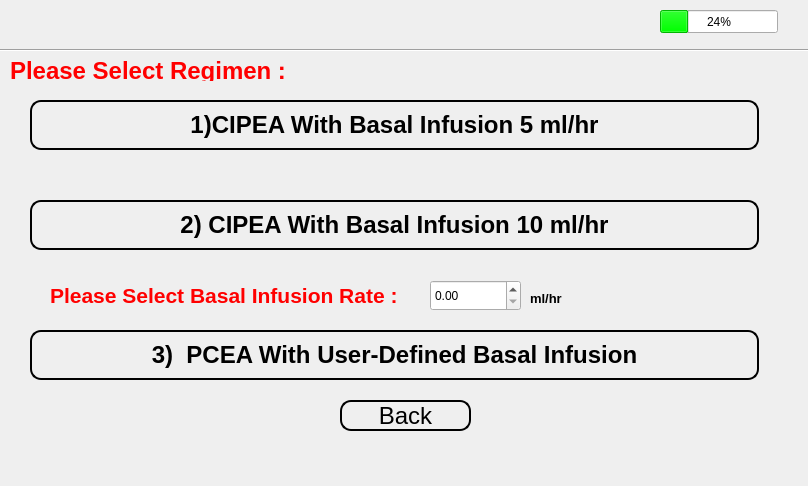
<?xml version="1.0" encoding="UTF-8"?>
<ui version="4.0">
 <class>RegimenOption</class>
 <widget class="QWidget" name="RegimenOption">
  <property name="geometry">
   <rect>
    <x>0</x>
    <y>0</y>
    <width>808</width>
    <height>486</height>
   </rect>
  </property>
  <property name="windowTitle">
   <string>Form</string>
  </property>
  <widget class="QLabel" name="label">
   <property name="geometry">
    <rect>
     <x>10</x>
     <y>60</y>
     <width>321</width>
     <height>21</height>
    </rect>
   </property>
   <property name="palette">
    <palette>
     <active>
      <colorrole role="WindowText">
       <brush brushstyle="SolidPattern">
        <color alpha="255">
         <red>255</red>
         <green>0</green>
         <blue>0</blue>
        </color>
       </brush>
      </colorrole>
      <colorrole role="Text">
       <brush brushstyle="SolidPattern">
        <color alpha="255">
         <red>255</red>
         <green>0</green>
         <blue>0</blue>
        </color>
       </brush>
      </colorrole>
     </active>
     <inactive>
      <colorrole role="WindowText">
       <brush brushstyle="SolidPattern">
        <color alpha="255">
         <red>255</red>
         <green>0</green>
         <blue>0</blue>
        </color>
       </brush>
      </colorrole>
      <colorrole role="Text">
       <brush brushstyle="SolidPattern">
        <color alpha="255">
         <red>255</red>
         <green>0</green>
         <blue>0</blue>
        </color>
       </brush>
      </colorrole>
     </inactive>
     <disabled>
      <colorrole role="WindowText">
       <brush brushstyle="SolidPattern">
        <color alpha="255">
         <red>120</red>
         <green>120</green>
         <blue>120</blue>
        </color>
       </brush>
      </colorrole>
      <colorrole role="Text">
       <brush brushstyle="SolidPattern">
        <color alpha="255">
         <red>120</red>
         <green>120</green>
         <blue>120</blue>
        </color>
       </brush>
      </colorrole>
     </disabled>
    </palette>
   </property>
   <property name="font">
    <font>
     <pointsize>18</pointsize>
     <weight>75</weight>
     <bold>true</bold>
    </font>
   </property>
   <property name="text">
    <string>Please Select Regimen :</string>
   </property>
  </widget>
  <widget class="QPushButton" name="Regimen3">
   <property name="enabled">
    <bool>true</bool>
   </property>
   <property name="geometry">
    <rect>
     <x>30</x>
     <y>330</y>
     <width>729</width>
     <height>50</height>
    </rect>
   </property>
   <property name="font">
    <font>
     <pointsize>18</pointsize>
     <weight>75</weight>
     <bold>true</bold>
    </font>
   </property>
   <property name="styleSheet">
    <string notr="true">color: #000000;
border: 2px solid #000;
border-radius: 11px;
padding: 5px;
background: qradialgradient(cx: 0.3, cy: -0.4,
fx: 0.3, fy: -0.4,
radius: 1.35, stop: 0 #fff, stop: 1 #888);
min-width: 80px;</string>
   </property>
   <property name="text">
    <string>3)  PCEA With User-Defined Basal Infusion</string>
   </property>
  </widget>
  <widget class="QPushButton" name="Regimen1">
   <property name="geometry">
    <rect>
     <x>30</x>
     <y>100</y>
     <width>729</width>
     <height>50</height>
    </rect>
   </property>
   <property name="font">
    <font>
     <pointsize>18</pointsize>
     <weight>75</weight>
     <bold>true</bold>
    </font>
   </property>
   <property name="styleSheet">
    <string notr="true">color: #000000;
border: 2px solid #000;
border-radius: 11px;
padding: 5px;
background: qradialgradient(cx: 0.3, cy: -0.4,
fx: 0.3, fy: -0.4,
radius: 1.35, stop: 0 #fff, stop: 1 #888);
min-width: 80px;</string>
   </property>
   <property name="text">
    <string>1)CIPEA With Basal Infusion 5 ml/hr</string>
   </property>
  </widget>
  <widget class="QPushButton" name="Regimen2">
   <property name="geometry">
    <rect>
     <x>30</x>
     <y>200</y>
     <width>729</width>
     <height>50</height>
    </rect>
   </property>
   <property name="font">
    <font>
     <pointsize>18</pointsize>
     <weight>75</weight>
     <bold>true</bold>
    </font>
   </property>
   <property name="styleSheet">
    <string notr="true">color: #000000;
border: 2px solid #000;
border-radius: 11px;
padding: 5px;
background: qradialgradient(cx: 0.3, cy: -0.4,
fx: 0.3, fy: -0.4,
radius: 1.35, stop: 0 #fff, stop: 1 #888);
min-width: 80px;</string>
   </property>
   <property name="text">
    <string>2) CIPEA With Basal Infusion 10 ml/hr</string>
   </property>
  </widget>
  <widget class="QPushButton" name="Back">
   <property name="geometry">
    <rect>
     <x>340</x>
     <y>400</y>
     <width>131</width>
     <height>31</height>
    </rect>
   </property>
   <property name="font">
    <font>
     <pointsize>18</pointsize>
    </font>
   </property>
   <property name="styleSheet">
    <string notr="true">color: #000000;
border: 2px solid #000;
border-radius: 11px;
padding: 5px;
background: qradialgradient(cx: 0.3, cy: -0.4,
fx: 0.3, fy: -0.4,
radius: 1.35, stop: 0 #fff, stop: 1 #888);
min-width: 80px;</string>
   </property>
   <property name="text">
    <string>Back</string>
   </property>
  </widget>
  <widget class="QLabel" name="label_2">
   <property name="geometry">
    <rect>
     <x>50</x>
     <y>280</y>
     <width>411</width>
     <height>31</height>
    </rect>
   </property>
   <property name="palette">
    <palette>
     <active>
      <colorrole role="WindowText">
       <brush brushstyle="SolidPattern">
        <color alpha="255">
         <red>255</red>
         <green>0</green>
         <blue>0</blue>
        </color>
       </brush>
      </colorrole>
      <colorrole role="Button">
       <brush brushstyle="SolidPattern">
        <color alpha="255">
         <red>255</red>
         <green>0</green>
         <blue>0</blue>
        </color>
       </brush>
      </colorrole>
      <colorrole role="Light">
       <brush brushstyle="SolidPattern">
        <color alpha="255">
         <red>255</red>
         <green>127</green>
         <blue>127</blue>
        </color>
       </brush>
      </colorrole>
      <colorrole role="Midlight">
       <brush brushstyle="SolidPattern">
        <color alpha="255">
         <red>255</red>
         <green>63</green>
         <blue>63</blue>
        </color>
       </brush>
      </colorrole>
      <colorrole role="Dark">
       <brush brushstyle="SolidPattern">
        <color alpha="255">
         <red>127</red>
         <green>0</green>
         <blue>0</blue>
        </color>
       </brush>
      </colorrole>
      <colorrole role="Mid">
       <brush brushstyle="SolidPattern">
        <color alpha="255">
         <red>170</red>
         <green>0</green>
         <blue>0</blue>
        </color>
       </brush>
      </colorrole>
      <colorrole role="Text">
       <brush brushstyle="SolidPattern">
        <color alpha="255">
         <red>255</red>
         <green>0</green>
         <blue>0</blue>
        </color>
       </brush>
      </colorrole>
      <colorrole role="BrightText">
       <brush brushstyle="SolidPattern">
        <color alpha="255">
         <red>255</red>
         <green>255</green>
         <blue>255</blue>
        </color>
       </brush>
      </colorrole>
      <colorrole role="ButtonText">
       <brush brushstyle="SolidPattern">
        <color alpha="255">
         <red>0</red>
         <green>0</green>
         <blue>0</blue>
        </color>
       </brush>
      </colorrole>
      <colorrole role="Base">
       <brush brushstyle="SolidPattern">
        <color alpha="255">
         <red>255</red>
         <green>255</green>
         <blue>255</blue>
        </color>
       </brush>
      </colorrole>
      <colorrole role="Window">
       <brush brushstyle="SolidPattern">
        <color alpha="255">
         <red>255</red>
         <green>0</green>
         <blue>0</blue>
        </color>
       </brush>
      </colorrole>
      <colorrole role="Shadow">
       <brush brushstyle="SolidPattern">
        <color alpha="255">
         <red>0</red>
         <green>0</green>
         <blue>0</blue>
        </color>
       </brush>
      </colorrole>
      <colorrole role="AlternateBase">
       <brush brushstyle="SolidPattern">
        <color alpha="255">
         <red>255</red>
         <green>127</green>
         <blue>127</blue>
        </color>
       </brush>
      </colorrole>
      <colorrole role="ToolTipBase">
       <brush brushstyle="SolidPattern">
        <color alpha="255">
         <red>255</red>
         <green>255</green>
         <blue>220</blue>
        </color>
       </brush>
      </colorrole>
      <colorrole role="ToolTipText">
       <brush brushstyle="SolidPattern">
        <color alpha="255">
         <red>0</red>
         <green>0</green>
         <blue>0</blue>
        </color>
       </brush>
      </colorrole>
     </active>
     <inactive>
      <colorrole role="WindowText">
       <brush brushstyle="SolidPattern">
        <color alpha="255">
         <red>255</red>
         <green>0</green>
         <blue>0</blue>
        </color>
       </brush>
      </colorrole>
      <colorrole role="Button">
       <brush brushstyle="SolidPattern">
        <color alpha="255">
         <red>255</red>
         <green>0</green>
         <blue>0</blue>
        </color>
       </brush>
      </colorrole>
      <colorrole role="Light">
       <brush brushstyle="SolidPattern">
        <color alpha="255">
         <red>255</red>
         <green>127</green>
         <blue>127</blue>
        </color>
       </brush>
      </colorrole>
      <colorrole role="Midlight">
       <brush brushstyle="SolidPattern">
        <color alpha="255">
         <red>255</red>
         <green>63</green>
         <blue>63</blue>
        </color>
       </brush>
      </colorrole>
      <colorrole role="Dark">
       <brush brushstyle="SolidPattern">
        <color alpha="255">
         <red>127</red>
         <green>0</green>
         <blue>0</blue>
        </color>
       </brush>
      </colorrole>
      <colorrole role="Mid">
       <brush brushstyle="SolidPattern">
        <color alpha="255">
         <red>170</red>
         <green>0</green>
         <blue>0</blue>
        </color>
       </brush>
      </colorrole>
      <colorrole role="Text">
       <brush brushstyle="SolidPattern">
        <color alpha="255">
         <red>255</red>
         <green>0</green>
         <blue>0</blue>
        </color>
       </brush>
      </colorrole>
      <colorrole role="BrightText">
       <brush brushstyle="SolidPattern">
        <color alpha="255">
         <red>255</red>
         <green>255</green>
         <blue>255</blue>
        </color>
       </brush>
      </colorrole>
      <colorrole role="ButtonText">
       <brush brushstyle="SolidPattern">
        <color alpha="255">
         <red>0</red>
         <green>0</green>
         <blue>0</blue>
        </color>
       </brush>
      </colorrole>
      <colorrole role="Base">
       <brush brushstyle="SolidPattern">
        <color alpha="255">
         <red>255</red>
         <green>255</green>
         <blue>255</blue>
        </color>
       </brush>
      </colorrole>
      <colorrole role="Window">
       <brush brushstyle="SolidPattern">
        <color alpha="255">
         <red>255</red>
         <green>0</green>
         <blue>0</blue>
        </color>
       </brush>
      </colorrole>
      <colorrole role="Shadow">
       <brush brushstyle="SolidPattern">
        <color alpha="255">
         <red>0</red>
         <green>0</green>
         <blue>0</blue>
        </color>
       </brush>
      </colorrole>
      <colorrole role="AlternateBase">
       <brush brushstyle="SolidPattern">
        <color alpha="255">
         <red>255</red>
         <green>127</green>
         <blue>127</blue>
        </color>
       </brush>
      </colorrole>
      <colorrole role="ToolTipBase">
       <brush brushstyle="SolidPattern">
        <color alpha="255">
         <red>255</red>
         <green>255</green>
         <blue>220</blue>
        </color>
       </brush>
      </colorrole>
      <colorrole role="ToolTipText">
       <brush brushstyle="SolidPattern">
        <color alpha="255">
         <red>0</red>
         <green>0</green>
         <blue>0</blue>
        </color>
       </brush>
      </colorrole>
     </inactive>
     <disabled>
      <colorrole role="WindowText">
       <brush brushstyle="SolidPattern">
        <color alpha="255">
         <red>127</red>
         <green>0</green>
         <blue>0</blue>
        </color>
       </brush>
      </colorrole>
      <colorrole role="Button">
       <brush brushstyle="SolidPattern">
        <color alpha="255">
         <red>255</red>
         <green>0</green>
         <blue>0</blue>
        </color>
       </brush>
      </colorrole>
      <colorrole role="Light">
       <brush brushstyle="SolidPattern">
        <color alpha="255">
         <red>255</red>
         <green>127</green>
         <blue>127</blue>
        </color>
       </brush>
      </colorrole>
      <colorrole role="Midlight">
       <brush brushstyle="SolidPattern">
        <color alpha="255">
         <red>255</red>
         <green>63</green>
         <blue>63</blue>
        </color>
       </brush>
      </colorrole>
      <colorrole role="Dark">
       <brush brushstyle="SolidPattern">
        <color alpha="255">
         <red>127</red>
         <green>0</green>
         <blue>0</blue>
        </color>
       </brush>
      </colorrole>
      <colorrole role="Mid">
       <brush brushstyle="SolidPattern">
        <color alpha="255">
         <red>170</red>
         <green>0</green>
         <blue>0</blue>
        </color>
       </brush>
      </colorrole>
      <colorrole role="Text">
       <brush brushstyle="SolidPattern">
        <color alpha="255">
         <red>127</red>
         <green>0</green>
         <blue>0</blue>
        </color>
       </brush>
      </colorrole>
      <colorrole role="BrightText">
       <brush brushstyle="SolidPattern">
        <color alpha="255">
         <red>255</red>
         <green>255</green>
         <blue>255</blue>
        </color>
       </brush>
      </colorrole>
      <colorrole role="ButtonText">
       <brush brushstyle="SolidPattern">
        <color alpha="255">
         <red>127</red>
         <green>0</green>
         <blue>0</blue>
        </color>
       </brush>
      </colorrole>
      <colorrole role="Base">
       <brush brushstyle="SolidPattern">
        <color alpha="255">
         <red>255</red>
         <green>0</green>
         <blue>0</blue>
        </color>
       </brush>
      </colorrole>
      <colorrole role="Window">
       <brush brushstyle="SolidPattern">
        <color alpha="255">
         <red>255</red>
         <green>0</green>
         <blue>0</blue>
        </color>
       </brush>
      </colorrole>
      <colorrole role="Shadow">
       <brush brushstyle="SolidPattern">
        <color alpha="255">
         <red>0</red>
         <green>0</green>
         <blue>0</blue>
        </color>
       </brush>
      </colorrole>
      <colorrole role="AlternateBase">
       <brush brushstyle="SolidPattern">
        <color alpha="255">
         <red>255</red>
         <green>0</green>
         <blue>0</blue>
        </color>
       </brush>
      </colorrole>
      <colorrole role="ToolTipBase">
       <brush brushstyle="SolidPattern">
        <color alpha="255">
         <red>255</red>
         <green>255</green>
         <blue>220</blue>
        </color>
       </brush>
      </colorrole>
      <colorrole role="ToolTipText">
       <brush brushstyle="SolidPattern">
        <color alpha="255">
         <red>0</red>
         <green>0</green>
         <blue>0</blue>
        </color>
       </brush>
      </colorrole>
     </disabled>
    </palette>
   </property>
   <property name="font">
    <font>
     <pointsize>16</pointsize>
     <weight>75</weight>
     <bold>true</bold>
    </font>
   </property>
   <property name="text">
    <string>Please Select Basal Infusion Rate :</string>
   </property>
  </widget>
  <widget class="QDoubleSpinBox" name="doubleSpinBox">
   <property name="geometry">
    <rect>
     <x>430</x>
     <y>280</y>
     <width>91</width>
     <height>31</height>
    </rect>
   </property>
   <property name="decimals">
    <number>2</number>
   </property>
   <property name="maximum">
    <double>100.000000000000000</double>
   </property>
   <property name="singleStep">
    <double>0.010000000000000</double>
   </property>
  </widget>
  <widget class="QLabel" name="label_3">
   <property name="geometry">
    <rect>
     <x>530</x>
     <y>290</y>
     <width>161</width>
     <height>16</height>
    </rect>
   </property>
   <property name="font">
    <font>
     <pointsize>10</pointsize>
     <weight>75</weight>
     <bold>true</bold>
    </font>
   </property>
   <property name="text">
    <string>ml/hr</string>
   </property>
  </widget>
  <widget class="QLabel" name="PatientIdentifier">
   <property name="geometry">
    <rect>
     <x>40</x>
     <y>440</y>
     <width>271</width>
     <height>16</height>
    </rect>
   </property>
   <property name="text">
    <string/>
   </property>
  </widget>
  <widget class="QLabel" name="BedNo">
   <property name="geometry">
    <rect>
     <x>40</x>
     <y>460</y>
     <width>271</width>
     <height>16</height>
    </rect>
   </property>
   <property name="text">
    <string/>
   </property>
  </widget>
  <widget class="QLabel" name="SpinBoxError">
   <property name="geometry">
    <rect>
     <x>590</x>
     <y>290</y>
     <width>201</width>
     <height>20</height>
    </rect>
   </property>
   <property name="text">
    <string/>
   </property>
  </widget>
  <widget class="QLabel" name="Date">
   <property name="geometry">
    <rect>
     <x>30</x>
     <y>10</y>
     <width>191</width>
     <height>31</height>
    </rect>
   </property>
   <property name="palette">
    <palette>
     <active>
      <colorrole role="WindowText">
       <brush brushstyle="SolidPattern">
        <color alpha="255">
         <red>0</red>
         <green>0</green>
         <blue>0</blue>
        </color>
       </brush>
      </colorrole>
      <colorrole role="Text">
       <brush brushstyle="SolidPattern">
        <color alpha="255">
         <red>0</red>
         <green>0</green>
         <blue>0</blue>
        </color>
       </brush>
      </colorrole>
      <colorrole role="LinkVisited">
       <brush brushstyle="SolidPattern">
        <color alpha="255">
         <red>0</red>
         <green>0</green>
         <blue>0</blue>
        </color>
       </brush>
      </colorrole>
      <colorrole role="ToolTipText">
       <brush brushstyle="SolidPattern">
        <color alpha="255">
         <red>255</red>
         <green>255</green>
         <blue>255</blue>
        </color>
       </brush>
      </colorrole>
     </active>
     <inactive>
      <colorrole role="WindowText">
       <brush brushstyle="SolidPattern">
        <color alpha="255">
         <red>0</red>
         <green>0</green>
         <blue>0</blue>
        </color>
       </brush>
      </colorrole>
      <colorrole role="Text">
       <brush brushstyle="SolidPattern">
        <color alpha="255">
         <red>0</red>
         <green>0</green>
         <blue>0</blue>
        </color>
       </brush>
      </colorrole>
      <colorrole role="LinkVisited">
       <brush brushstyle="SolidPattern">
        <color alpha="255">
         <red>0</red>
         <green>0</green>
         <blue>0</blue>
        </color>
       </brush>
      </colorrole>
      <colorrole role="ToolTipText">
       <brush brushstyle="SolidPattern">
        <color alpha="255">
         <red>255</red>
         <green>255</green>
         <blue>255</blue>
        </color>
       </brush>
      </colorrole>
     </inactive>
     <disabled>
      <colorrole role="WindowText">
       <brush brushstyle="SolidPattern">
        <color alpha="255">
         <red>120</red>
         <green>120</green>
         <blue>120</blue>
        </color>
       </brush>
      </colorrole>
      <colorrole role="Text">
       <brush brushstyle="SolidPattern">
        <color alpha="255">
         <red>120</red>
         <green>120</green>
         <blue>120</blue>
        </color>
       </brush>
      </colorrole>
      <colorrole role="LinkVisited">
       <brush brushstyle="SolidPattern">
        <color alpha="255">
         <red>0</red>
         <green>0</green>
         <blue>0</blue>
        </color>
       </brush>
      </colorrole>
      <colorrole role="ToolTipText">
       <brush brushstyle="SolidPattern">
        <color alpha="255">
         <red>255</red>
         <green>255</green>
         <blue>255</blue>
        </color>
       </brush>
      </colorrole>
     </disabled>
    </palette>
   </property>
   <property name="font">
    <font>
     <pointsize>14</pointsize>
     <weight>75</weight>
     <bold>true</bold>
    </font>
   </property>
   <property name="text">
    <string/>
   </property>
  </widget>
  <widget class="QProgressBar" name="progressBar">
   <property name="geometry">
    <rect>
     <x>660</x>
     <y>10</y>
     <width>118</width>
     <height>23</height>
    </rect>
   </property>
   <property name="palette">
    <palette>
     <active>
      <colorrole role="WindowText">
       <brush brushstyle="SolidPattern">
        <color alpha="255">
         <red>0</red>
         <green>0</green>
         <blue>0</blue>
        </color>
       </brush>
      </colorrole>
      <colorrole role="Text">
       <brush brushstyle="SolidPattern">
        <color alpha="255">
         <red>0</red>
         <green>0</green>
         <blue>0</blue>
        </color>
       </brush>
      </colorrole>
      <colorrole role="Highlight">
       <brush brushstyle="SolidPattern">
        <color alpha="255">
         <red>0</red>
         <green>255</green>
         <blue>0</blue>
        </color>
       </brush>
      </colorrole>
      <colorrole role="ToolTipText">
       <brush brushstyle="SolidPattern">
        <color alpha="255">
         <red>255</red>
         <green>255</green>
         <blue>255</blue>
        </color>
       </brush>
      </colorrole>
     </active>
     <inactive>
      <colorrole role="WindowText">
       <brush brushstyle="SolidPattern">
        <color alpha="255">
         <red>0</red>
         <green>0</green>
         <blue>0</blue>
        </color>
       </brush>
      </colorrole>
      <colorrole role="Text">
       <brush brushstyle="SolidPattern">
        <color alpha="255">
         <red>0</red>
         <green>0</green>
         <blue>0</blue>
        </color>
       </brush>
      </colorrole>
      <colorrole role="Highlight">
       <brush brushstyle="SolidPattern">
        <color alpha="255">
         <red>0</red>
         <green>255</green>
         <blue>0</blue>
        </color>
       </brush>
      </colorrole>
      <colorrole role="ToolTipText">
       <brush brushstyle="SolidPattern">
        <color alpha="255">
         <red>255</red>
         <green>255</green>
         <blue>255</blue>
        </color>
       </brush>
      </colorrole>
     </inactive>
     <disabled>
      <colorrole role="WindowText">
       <brush brushstyle="SolidPattern">
        <color alpha="255">
         <red>120</red>
         <green>120</green>
         <blue>120</blue>
        </color>
       </brush>
      </colorrole>
      <colorrole role="Text">
       <brush brushstyle="SolidPattern">
        <color alpha="255">
         <red>120</red>
         <green>120</green>
         <blue>120</blue>
        </color>
       </brush>
      </colorrole>
      <colorrole role="Highlight">
       <brush brushstyle="SolidPattern">
        <color alpha="255">
         <red>51</red>
         <green>153</green>
         <blue>255</blue>
        </color>
       </brush>
      </colorrole>
      <colorrole role="ToolTipText">
       <brush brushstyle="SolidPattern">
        <color alpha="255">
         <red>255</red>
         <green>255</green>
         <blue>255</blue>
        </color>
       </brush>
      </colorrole>
     </disabled>
    </palette>
   </property>
   <property name="value">
    <number>24</number>
   </property>
  </widget>
  <widget class="QLabel" name="Time">
   <property name="geometry">
    <rect>
     <x>350</x>
     <y>10</y>
     <width>181</width>
     <height>31</height>
    </rect>
   </property>
   <property name="palette">
    <palette>
     <active>
      <colorrole role="WindowText">
       <brush brushstyle="SolidPattern">
        <color alpha="255">
         <red>0</red>
         <green>0</green>
         <blue>0</blue>
        </color>
       </brush>
      </colorrole>
      <colorrole role="Text">
       <brush brushstyle="SolidPattern">
        <color alpha="255">
         <red>0</red>
         <green>0</green>
         <blue>0</blue>
        </color>
       </brush>
      </colorrole>
      <colorrole role="ToolTipText">
       <brush brushstyle="SolidPattern">
        <color alpha="255">
         <red>255</red>
         <green>255</green>
         <blue>255</blue>
        </color>
       </brush>
      </colorrole>
     </active>
     <inactive>
      <colorrole role="WindowText">
       <brush brushstyle="SolidPattern">
        <color alpha="255">
         <red>0</red>
         <green>0</green>
         <blue>0</blue>
        </color>
       </brush>
      </colorrole>
      <colorrole role="Text">
       <brush brushstyle="SolidPattern">
        <color alpha="255">
         <red>0</red>
         <green>0</green>
         <blue>0</blue>
        </color>
       </brush>
      </colorrole>
      <colorrole role="ToolTipText">
       <brush brushstyle="SolidPattern">
        <color alpha="255">
         <red>255</red>
         <green>255</green>
         <blue>255</blue>
        </color>
       </brush>
      </colorrole>
     </inactive>
     <disabled>
      <colorrole role="WindowText">
       <brush brushstyle="SolidPattern">
        <color alpha="255">
         <red>120</red>
         <green>120</green>
         <blue>120</blue>
        </color>
       </brush>
      </colorrole>
      <colorrole role="Text">
       <brush brushstyle="SolidPattern">
        <color alpha="255">
         <red>120</red>
         <green>120</green>
         <blue>120</blue>
        </color>
       </brush>
      </colorrole>
      <colorrole role="ToolTipText">
       <brush brushstyle="SolidPattern">
        <color alpha="255">
         <red>255</red>
         <green>255</green>
         <blue>255</blue>
        </color>
       </brush>
      </colorrole>
     </disabled>
    </palette>
   </property>
   <property name="font">
    <font>
     <pointsize>14</pointsize>
     <weight>75</weight>
     <bold>true</bold>
    </font>
   </property>
   <property name="text">
    <string/>
   </property>
  </widget>
  <widget class="Line" name="line">
   <property name="geometry">
    <rect>
     <x>0</x>
     <y>40</y>
     <width>811</width>
     <height>20</height>
    </rect>
   </property>
   <property name="font">
    <font>
     <weight>75</weight>
     <bold>true</bold>
    </font>
   </property>
   <property name="orientation">
    <enum>Qt::Horizontal</enum>
   </property>
  </widget>
  <zorder>label</zorder>
  <zorder>Regimen3</zorder>
  <zorder>Regimen1</zorder>
  <zorder>Regimen2</zorder>
  <zorder>Back</zorder>
  <zorder>label_2</zorder>
  <zorder>doubleSpinBox</zorder>
  <zorder>label_3</zorder>
  <zorder>PatientIdentifier</zorder>
  <zorder>BedNo</zorder>
  <zorder>SpinBoxError</zorder>
  <zorder>line</zorder>
  <zorder>Date</zorder>
  <zorder>progressBar</zorder>
  <zorder>Time</zorder>
  <zorder>line</zorder>
 </widget>
 <resources/>
 <connections/>
 <slots>
  <signal>signal1()</signal>
  <slot>slot1()</slot>
 </slots>
</ui>
